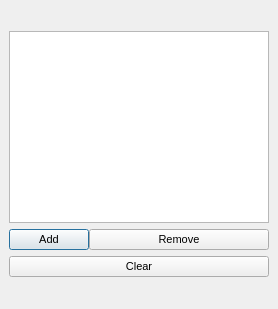
  <widget class="QDockWidget" name="dockLoading">
   <property name="sizePolicy">
    <sizepolicy hsizetype="Expanding" vsizetype="Fixed">
     <horstretch>0</horstretch>
     <verstretch>0</verstretch>
    </sizepolicy>
   </property>
   <property name="minimumSize">
    <size>
     <width>278</width>
     <height>309</height>
    </size>
   </property>
   <property name="features">
    <set>QDockWidget::DockWidgetFloatable|QDockWidget::DockWidgetMovable</set>
   </property>
   <property name="allowedAreas">
    <set>Qt::LeftDockWidgetArea|Qt::RightDockWidgetArea</set>
   </property>
   <property name="windowTitle">
    <string>Loading</string>
   </property>
   <attribute name="dockWidgetArea">
    <number>1</number>
   </attribute>
   <widget class="QWidget" name="dockWidgetContents_3">
    <property name="sizePolicy">
     <sizepolicy hsizetype="Preferred" vsizetype="Fixed">
      <horstretch>0</horstretch>
      <verstretch>0</verstretch>
     </sizepolicy>
    </property>
    <layout class="QVBoxLayout" name="verticalLayout_7">
     <property name="topMargin">
      <number>2</number>
     </property>
     <property name="bottomMargin">
      <number>2</number>
     </property>
     <item>
      <widget class="QListWidget" name="tilesList">
       <property name="sizePolicy">
        <sizepolicy hsizetype="Expanding" vsizetype="Fixed">
         <horstretch>0</horstretch>
         <verstretch>0</verstretch>
        </sizepolicy>
       </property>
       <property name="minimumSize">
        <size>
         <width>0</width>
         <height>100</height>
        </size>
       </property>
       <property name="selectionMode">
        <enum>QAbstractItemView::ExtendedSelection</enum>
       </property>
       <property name="selectionBehavior">
        <enum>QAbstractItemView::SelectItems</enum>
       </property>
      </widget>
     </item>
     <item>
      <layout class="QHBoxLayout" name="horizontalLayout_10">
       <property name="spacing">
        <number>0</number>
       </property>
       <property name="sizeConstraint">
        <enum>QLayout::SetDefaultConstraint</enum>
       </property>
       <item>
        <widget class="QPushButton" name="addTiles">
         <property name="sizePolicy">
          <sizepolicy hsizetype="Minimum" vsizetype="Fixed">
           <horstretch>0</horstretch>
           <verstretch>0</verstretch>
          </sizepolicy>
         </property>
         <property name="maximumSize">
          <size>
           <width>16777215</width>
           <height>16777215</height>
          </size>
         </property>
         <property name="font">
          <font>
           <pointsize>8</pointsize>
          </font>
         </property>
         <property name="toolTip">
          <string>Clear list and add new direcroty.  All images will be packed recursively.</string>
         </property>
         <property name="text">
          <string>Add</string>
         </property>
         <property name="autoDefault">
          <bool>false</bool>
         </property>
         <property name="default">
          <bool>true</bool>
         </property>
         <property name="flat">
          <bool>false</bool>
         </property>
        </widget>
       </item>
       <item>
        <widget class="QPushButton" name="removeTiles">
         <property name="sizePolicy">
          <sizepolicy hsizetype="Expanding" vsizetype="Fixed">
           <horstretch>0</horstretch>
           <verstretch>0</verstretch>
          </sizepolicy>
         </property>
         <property name="maximumSize">
          <size>
           <width>16777215</width>
           <height>16777215</height>
          </size>
         </property>
         <property name="font">
          <font>
           <pointsize>8</pointsize>
          </font>
         </property>
         <property name="toolTip">
          <string>Remove selected images.</string>
         </property>
         <property name="text">
          <string>Remove</string>
         </property>
         <property name="autoDefault">
          <bool>false</bool>
         </property>
         <property name="default">
          <bool>false</bool>
         </property>
         <property name="flat">
          <bool>false</bool>
         </property>
        </widget>
       </item>
      </layout>
     </item>
     <item>
      <widget class="QPushButton" name="clearTiles">
       <property name="sizePolicy">
        <sizepolicy hsizetype="Minimum" vsizetype="Fixed">
         <horstretch>0</horstretch>
         <verstretch>0</verstretch>
        </sizepolicy>
       </property>
       <property name="maximumSize">
        <size>
         <width>16777215</width>
         <height>16777215</height>
        </size>
       </property>
       <property name="font">
        <font>
         <pointsize>8</pointsize>
        </font>
       </property>
       <property name="toolTip">
        <string>Clear list.</string>
       </property>
       <property name="text">
        <string>Clear</string>
       </property>
       <property name="autoDefault">
        <bool>false</bool>
       </property>
       <property name="default">
        <bool>false</bool>
       </property>
       <property name="flat">
        <bool>false</bool>
       </property>
      </widget>
     </item>
    </layout>
   </widget>
  </widget>
